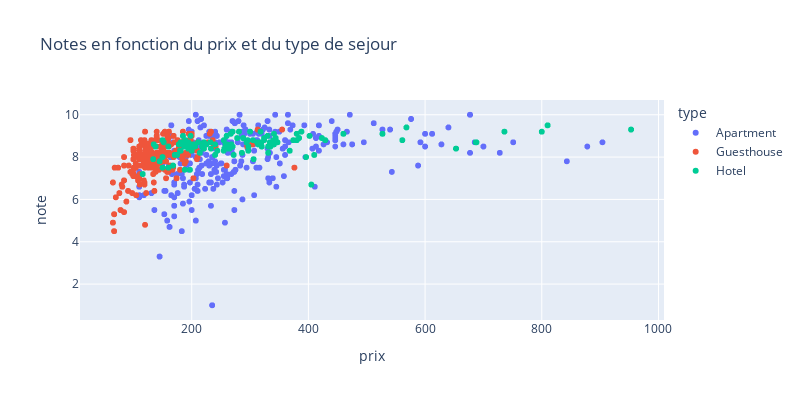

The notebook cell this image was saved under:
### Code cell
plot_scatter(booking_clean,'price_int','score_float','property_type',x_limit = 1000,names=['Guesthouse','Hotel','Apartment'],
title = 'Notes en fonction du prix et du type de sejour',col1_name='prix',col2_name='note',col3_name='type')

### Figure 1 — Plotly figure (JSON) as saved in the notebook; plotly's stock layout.template omitted (floating-point values rounded to 4 significant figures; data arrays with more than 128 entries replaced by an {"elided": "..."} marker saying what was removed)
{"data": [{"hovertemplate": "type=Apartment<br>prix=%{x}<br>note=%{y}<extra></extra>", "legendgroup": "Apartment", "marker": {"color": "#636efa", "symbol": "circle"}, "mode": "markers", "name": "Apartment", "showlegend": true, "type": "scattergl", "x": {"elided": "4252 int values"}, "xaxis": "x", "y": {"elided": "4252 float values"}, "yaxis": "y"}, {"hovertemplate": "type=Guesthouse<br>prix=%{x}<br>note=%{y}<extra></extra>", "legendgroup": "Guesthouse", "marker": {"color": "#EF553B", "symbol": "circle"}, "mode": "markers", "name": "Guesthouse", "showlegend": true, "type": "scattergl", "x": {"elided": "6908 int values"}, "xaxis": "x", "y": {"elided": "6908 float values"}, "yaxis": "y"}, {"hovertemplate": "type=Hotel<br>prix=%{x}<br>note=%{y}<extra></extra>", "legendgroup": "Hotel", "marker": {"color": "#00cc96", "symbol": "circle"}, "mode": "markers", "name": "Hotel", "showlegend": true, "type": "scattergl", "x": {"elided": "3916 int values"}, "xaxis": "x", "y": {"elided": "3916 float values"}, "yaxis": "y"}], "layout": {"height": 400, "legend": {"title": {"text": "type"}, "tracegroupgap": 0}, "title": {"text": "Notes en fonction du prix et du type de sejour"}, "width": 800, "xaxis": {"anchor": "y", "domain": [0, 1], "title": {"text": "prix"}}, "yaxis": {"anchor": "x", "domain": [0, 1], "title": {"text": "note"}}}}
